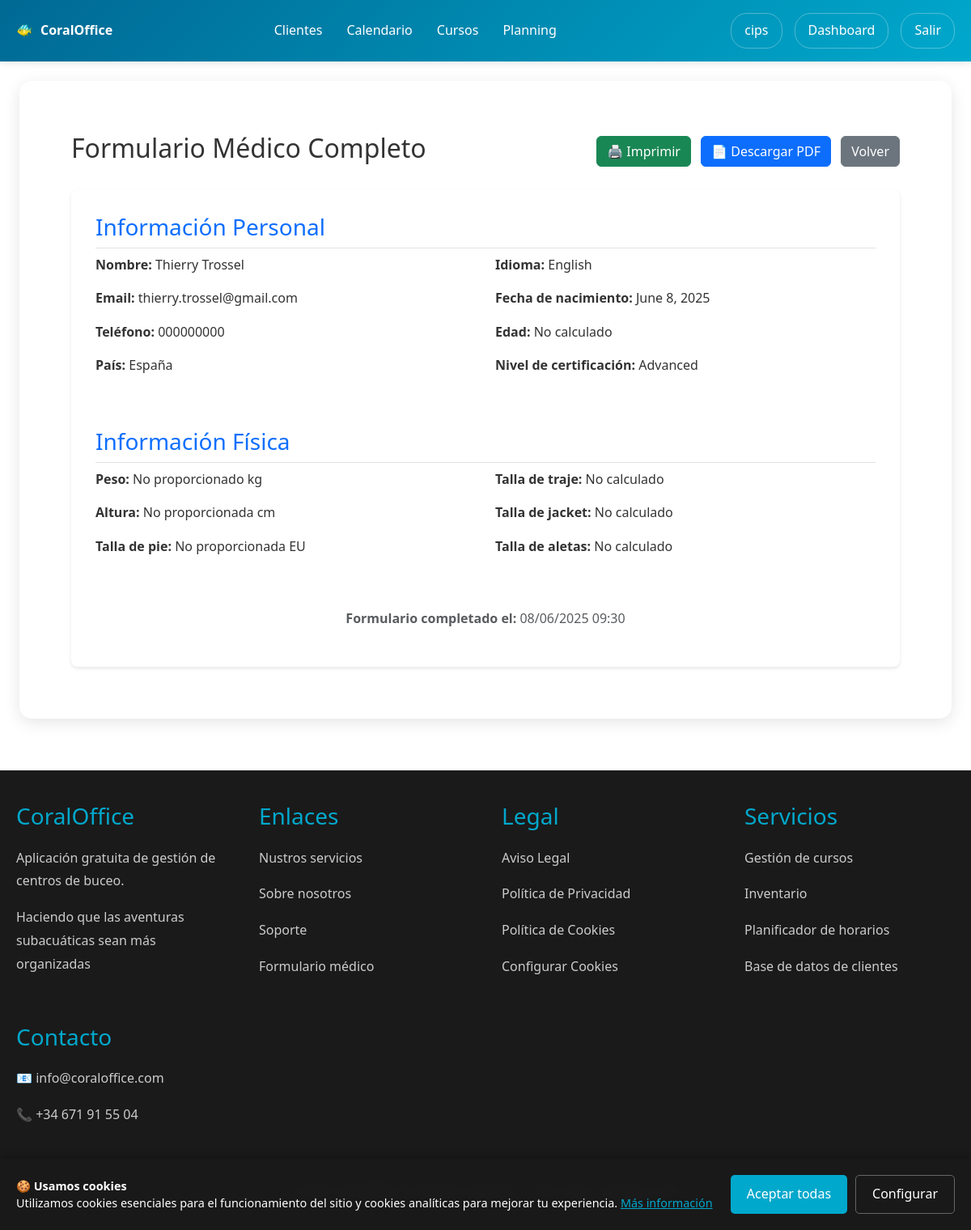
The app's page /users/customers/1/medical-detail/ (signed in) with its own data.
### users/models.py (models this page shows, shortened)
class Customer(models.Model):
    DIVING_LEVEL_CHOICES = [
        ('NONE', 'Ninguno'),
        ('BEGINNER', 'Scuba'),
        ('OPEN_WATER', 'Open Water'),
        ('ADVANCED_OPEN_WATER', 'Advanced'),
        ('RESCUE_DIVER', 'Rescue.'),
        ('DIVEMASTER', 'Divemaster'),
        ('INSTRUCTOR', 'Istructor'),
    ]
    LANGUAGE_CHOICES = [
        ('CAT', 'Català'),
        ('ES', 'Español'),
        ('FR', 'Français'),
        ('EN', 'English'),
        ('NL', 'Nederlands'),
        ('DE', 'Deutsch'),
    ]
    COUNTRY_CHOICES = [
        ('ES', 'España'),
        ('FR', 'Francia'),
        ('PT', 'Portugal'),
        ('IT', 'Italia'),
        ('GB', 'Reino Unido'),
        ('BE', 'Bélgica'),
        ('NL', 'Países Bajos'),
        ('CH', 'Suiza'),
        ('DE', 'Alemania'),
        ('AT', 'Austria'),
        ('SE', 'Suecia'),
        ('DK', 'Dinamarca'),
        ('NO', 'Noruega'),
        ('FI', 'Finlandia'),
        ('IN', 'India'),
        ('US', 'Estados Unidos'),
        ('CA', 'Canadá'),
        ('OTHER', 'Otro'),
    ]
    uuid = models.UUIDField(default=uuid.uuid4, editable=False, unique=True)
    diving_center = models.ForeignKey(User, on_delete=models.CASCADE, related_name='customers')
    first_name = models.CharField(max_length=50)
    last_name = models.CharField(max_length=50)
    email = models.EmailField()
    phone_number = models.CharField(max_length=20)
    country = models.CharField(max_length=10, choices=COUNTRY_CHOICES, default='OTHER')
    language = models.CharField(max_length=10, choices=LANGUAGE_CHOICES, default='EN')
    birthday = models.DateField(null=True, blank=True)
    certification_level = models.CharField(max_length=50, choices=DIVING_LEVEL_CHOICES, default='Ninguna')
    emergency_contact = models.CharField(max_length=100, blank=True)
    medical_conditions = models.TextField(blank=True)
    weight = models.FloatField(null=True, blank=True, help_text="Peso en kg")
    height = models.FloatField(null=True, blank=True, help_text="Alturan en cm")
    foot_size = models.FloatField(null=True, blank=True, help_text="Talla de pie (EU)")
    default_tank_size = models.CharField(max_length=10, choices=[
        ('10L', '10 Litros'),
        ('12L', '12 Litros'),
        ('15L', '15 Litros'),
        ('18L', '18 Litros'),
    ], default='12L', help_text="Botella por defecto del cliente")
    profile_picture = models.ImageField(upload_to='customer_profiles/', null=True, blank=True)
    diving_licence = models.FileField(upload_to='customer_documents/licences/', null=True, blank=True)
    diving_insurance = models.FileField(upload_to='customer_documents/insurance/', null=True, blank=True)
    medical_check = models.FileField(upload_to='customer_documents/medical/', null=True, blank=True)
    signature = models.ImageField(upload_to='customer_signatures/', null=True, blank=True)
    created_at = models.DateTimeField(auto_now_add=True)
    def get_age(self):
        if self.birthday:
            from datetime import date
            today = date.today()
            return today.year - self.birthday.year - ((today.month, today.day) < (self.birthday.month, self.birthday.day))
        return None
    def get_wetsuit_size(self):
        if not self.height or not self.weight:
            return "No calculado"
    def get_bcd_size(self):
        if not self.height or not self.weight:
            return "No calculado"
    def get_fins_size(self):
        if not self.foot_size:
            return "No calculado"
    def get_full_name(self):
        return f"{self.first_name} {self.last_name}"
    medical_questionnaire_answers = models.JSONField(default=dict, blank=True, help_text="Guarda las respuestas del cuestionario médico")
    swimming_ability = models.CharField(max_length=20, choices=[
        ('excellent', 'Excelente'),
        ('good', 'Bueno'),
        ('fair', 'Suficiente'),
        ('poor', 'Insuficiente'),
    ], blank=True)

### users/views.py (the view)
# urls.py: path('customers/<int:customer_id>/medical-detail/', views.customer_medical_detail, name='customer_medical_detail'),
@login_required
def customer_medical_detail(request, customer_id):
    if not request.user.userprofile.is_diving_center:
        messages.error(request, 'Access denied.')
        return redirect('users:profile')
    customer = get_object_or_404(Customer, id=customer_id, diving_center=request.user)
    return render(request, 'users/customer_medical_detail.html', {
        'customer': customer
    })

### users/context_processors.py (called while the page is built)
def cookies_context(request):
    cookies_accepted = request.COOKIES.get('cookies_accepted', 'false') == 'true'
    show_cookies_banner = not cookies_accepted
    return {
        'cookies_accepted': cookies_accepted,
        'show_cookies_banner': show_cookies_banner,
    }

### users/templates/users/customer_medical_detail.html (shortened to what this page needs)
{% extends 'users/base.html' %}
{% block users_content %}
<div class="p-3 container">
    <div class="d-flex justify-content-between align-items-center mb-4">
        <h2>Formulario Médico Completo</h2>
        <div>
            <button onclick="window.print()" class="btn btn-success me-2">🖨️ Imprimir</button>
            <a href="{% url 'users:download_medical_form' customer.id %}" class="btn btn-primary me-2">📄 Descargar PDF</a>
            <a href="{% url 'users:customer_list' %}" class="btn btn-secondary">Volver</a>
        </div>
    </div>
    <div class="medical-form-container" style="background: white; padding: 30px; border-radius: 8px; box-shadow: 0 2px 4px rgba(0,0,0,0.1);">
        <section class="mb-5">
            <h3 class="text-primary border-bottom pb-2">Información Personal</h3>
            <div class="row">
                <div class="col-md-6">
                    <p><strong>Nombre:</strong> {{ customer.first_name }} {{ customer.last_name }}</p>
                    <p><strong>Email:</strong> {{ customer.email }}</p>
                    <p><strong>Teléfono:</strong> {{ customer.phone_number|default:"No proporcionado" }}</p>
                    <p><strong>País:</strong> {{ customer.get_country_display|default:"No especificado" }}</p>
                </div>
                <div class="col-md-6">
                    <p><strong>Idioma:</strong> {{ customer.get_language_display }}</p>
                    <p><strong>Fecha de nacimiento:</strong> {{ customer.birthday|default:"No proporcionada" }}</p>
                    <p><strong>Edad:</strong> {% if customer.get_age %}{{ customer.get_age }} años{% else %}No calculado{% endif %}</p>
                    <p><strong>Nivel de certificación:</strong> {{ customer.get_certification_level_display }}</p>
                </div>
            </div>
        </section>
        <section class="mb-5">
            <h3 class="text-primary border-bottom pb-2">Información Física</h3>
            <div class="row">
                <div class="col-md-6">
                    <p><strong>Peso:</strong> {{ customer.weight|default:"No proporcionado" }} kg</p>
                    <p><strong>Altura:</strong> {{ customer.height|default:"No proporcionada" }} cm</p>
                    <p><strong>Talla de pie:</strong> {{ customer.foot_size|default:"No proporcionada" }} EU</p>
                </div>
                <div class="col-md-6">
                    <p><strong>Talla de traje:</strong> {{ customer.get_wetsuit_size }}</p>
                    <p><strong>Talla de jacket:</strong> {{ customer.get_bcd_size }}</p>
                    <p><strong>Talla de aletas:</strong> {{ customer.get_fins_size }}</p>
                </div>
            </div>
        </section>
        <section class="text-center text-muted">
            <p><strong>Formulario completado el:</strong> {{ customer.created_at|date:"d/m/Y H:i" }}</p>
        </section>
    </div>
</div>
{% endblock %}

### home/templates/home/base.html (shortened to what this page needs)
<!DOCTYPE html>
<html lang="en">
<head>
    <link href="https://cdn.jsdelivr.net/npm/bootstrap@5.3.2/dist/css/bootstrap.min.css" rel="stylesheet">
    <link rel="stylesheet" href="https://cdn.jsdelivr.net/npm/bootstrap-icons@1.11.1/font/bootstrap-icons.css">
</head>
<body>
    <header class="header">
        <nav class="nav-container">
            <div class="logo">CoralOffice</div>
            <ul class="nav-menu m-0 ms-0 p-0">
                {% if user.is_authenticated and user.userprofile.is_diving_center %}
                    <li><a href="{% url 'users:customer_list' %}">Clientes</a></li>
                    <li><a href="{% url 'users:calendar_view' %}">Calendario</a></li>
                <li><a href="{% url 'users:courses_list' %}">Cursos</a></li>
<li><a href="{% url 'users:staff_planning' %}">Planning</a></li>
                {% else %}
                    <li><a href="{% url 'home:home' %}">Inicio</a></li>
                    <li><a href="{% url 'home:services' %}">Servicios</a></li>
                    <li><a href="{% url 'home:about' %}">Sobre nosotros</a></li>
                    <li><a href="{% url 'home:contact' %}">Contacto</a></li>
                {% endif %}
            </ul>
            <div class="user-menu ms-3">
                {% if user.is_authenticated %}
                    <a href="{% url 'users:profile' %}">{{ user.username }}</a>
                    {% if user.userprofile.is_diving_center %}
                        <a href="{% url 'users:diving_center_dashboard' %}">Dashboard</a>
                    {% endif %}
                    <a href="{% url 'users:logout' %}">Salir</a>
                {% else %}
                    <a href="{% url 'users:login' %}">Acceder</a>
                {% endif %}
            </div>
        </nav>
    </header>
    {% if show_cookies_banner %}
    <div class="cookies-banner" id="cookiesBanner">
        <div class="cookies-banner-content">
            <div class="cookies-text">
                <strong>🍪 Usamos cookies</strong><br>
                Utilizamos cookies esenciales para el funcionamiento del sitio y cookies analíticas para mejorar tu experiencia.
                <a href="{% url 'home:cookies_policy' %}" style="color: #00a8cc;">Más información</a>
            </div>
            <div class="cookies-buttons">
                <button class="cookies-btn cookies-btn-accept" onclick="acceptAllCookies()">Aceptar todas</button>
                <a href="{% url 'home:cookies_settings' %}" class="cookies-btn cookies-btn-settings">Configurar</a>
            </div>
        </div>
    </div>
    {% endif %}
    <main class="main-content pt-0">
        {% block content %}
        {% endblock %}
    </main>
    <footer class="footer">
        <div class="footer-content">
            <div class="footer-section">
                <h3>CoralOffice</h3>
                <p>Aplicación gratuita de gestión de centros de buceo.</p>
                <p>Haciendo que las aventuras subacuáticas sean más organizadas</p>
            </div>
            <div class="footer-section">
                <h3>Enlaces</h3>
                <p><a href="{% url 'home:services' %}">Nustros servicios</a></p>
                <p><a href="{% url 'home:about' %}">Sobre nosotros</a></p>
                <p><a href="{% url 'home:contact' %}">Soporte</a></p>
                <p><a href="{% url 'users:medical_form' %}">Formulario médico</a></p>
            </div>
            <div class="footer-section">
                <h3>Legal</h3>
                <p><a href="{% url 'home:legal_notice' %}">Aviso Legal</a></p>
                <p><a href="{% url 'home:privacy_policy' %}">Política de Privacidad</a></p>
                <p><a href="{% url 'home:cookies_policy' %}">Política de Cookies</a></p>
                <p><a href="{% url 'home:cookies_settings' %}">Configurar Cookies</a></p>
            </div>
            <div class="footer-section">
                <h3>Servicios</h3>
                <p>Gestión de cursos</p>
                <p>Inventario</p>
                <p>Planificador de horarios</p>
                <p>Base de datos de clientes</p>
            </div>
            <div class="footer-section">
                <h3>Contacto</h3>
                <p>📧 info@coraloffice.com</p>
                <p>📞 +34 671 91 55 04</p>
            </div>
        </div>
        <div class="footer-bottom">
            <p>&copy; 2025 CoralOffice. All rights reserved. | Dive safe, manage smart.</p>
        </div>
    </footer>
</body>
</html>

### home/templates/home/base.html (style rules this page uses)
* { margin: 0; padding: 0; box-sizing: border-box; }
body { font-family: 'Segoe UI', Tahoma, Geneva, Verdana, sans-serif; line-height: 1.6; color: #333; }
.header { background: linear-gradient(135deg, #006994, #00a8cc); color: white; padding: 1rem 0; box-shadow: 0 2px 10px rgba(0,0,0,0.1); position: relative; }
.nav-container { max-width: 1200px; margin: 0 auto; display: flex; justify-content: space-between; align-items: center; padding: 0 20px; }
.logo { font-size: 1rem; font-weight: bold; display: flex; align-items: center; z-index: 1001; }
.logo::before { content: '🐠'; margin-right: 10px; }
.nav-menu { display: flex; list-style: none; gap: 30px; }
.nav-menu a { color: white; text-decoration: none; padding: 10px 0px; border-radius: 5px; transition: background 0.3s; }
.user-menu { display: flex; align-items: center; gap: 15px; }
.user-menu a { color: white; text-decoration: none; padding: 8px 16px; border: 1px solid rgba(255,255,255,0.3); border-radius: 20px; transition: all 0.3s; }
.main-content { min-height: calc(100vh - 140px); padding: 40px 0; }
.container { max-width: 1200px; margin: 0 auto; }
.cookies-banner { position: fixed; bottom: 0; left: 0; right: 0; background: rgba(26, 26, 26, 0.95); color: white; padding: 20px; z-index: 9999; box-shadow: 0 -2px 10px rgba(0,0,0,0.3); backdrop-filter: blur(10px); }
.cookies-banner-content { max-width: 1200px; margin: 0 auto; display: flex; align-items: center; justify-content: space-between; gap: 20px; }
.cookies-text { flex: 1; font-size: 0.9rem; line-height: 1.5; }
.cookies-buttons { display: flex; gap: 10px; flex-shrink: 0; }
.cookies-btn { padding: 10px 20px; border: none; border-radius: 5px; cursor: pointer; font-weight: 500; text-decoration: none; display: inline-block; transition: all 0.3s; }
.cookies-btn-accept { background: #00a8cc; color: white; }
.cookies-btn-settings { background: transparent; color: white; border: 1px solid #666; }
.footer { background: #1a1a1a; color: white; padding: 40px 0 20px; }
.footer-content { max-width: 1200px; margin: 0 auto; padding: 0 20px; display: grid; grid-template-columns: repeat(auto-fit, minmax(250px, 1fr)); gap: 40px; }
.footer-section h3 { color: #00a8cc; margin-bottom: 20px; }
.footer-section p, .footer-section a { color: #ccc; text-decoration: none; line-height: 1.8; }
.footer-bottom { text-align: center; margin-top: 30px; padding-top: 20px; border-top: 1px solid #333; color: #888; }

### records on screen
Customer: first_name "Thierry", last_name "Trossel", email "thierry.trossel@gmail.com", phone_number "000000000", country "España", language "English", birthday "June 8, 2025", certification_level "Advanced", weight "No proporcionado", height "No proporcionada", foot_size "No proporcionada", get_wetsuit_size "No calculado", get_bcd_size "No calculado", get_fins_size "No calculado", created_at "08/06/2025 09:30"

### other values on screen
{{ user.username }} "cips"
